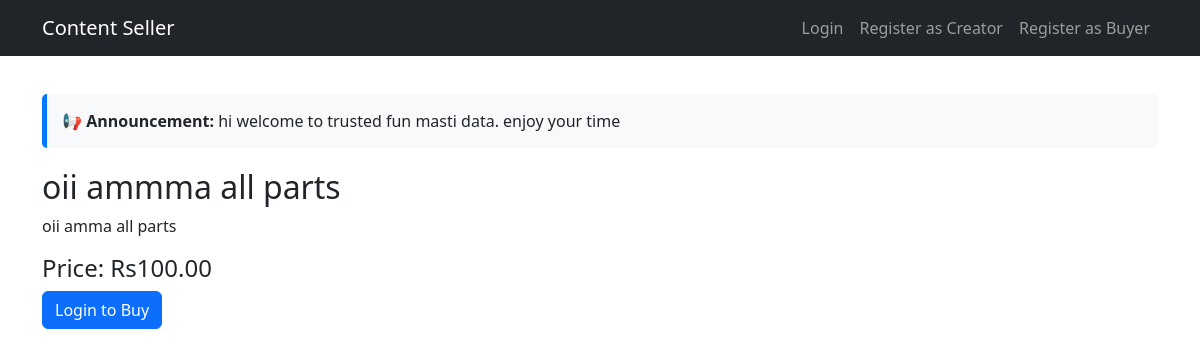
Screenshot of /content/detail/1/ with the database file from the repository.
### content/models.py (models this page shows, shortened)
class SiteMessage(models.Model):
    message = models.TextField()
    is_active = models.BooleanField(default=True)
    updated_at = models.DateTimeField(auto_now=True)
    class Meta:
        verbose_name = "Admin Message"
        verbose_name_plural = "Admin Messages"

class Content(models.Model):
    CONTENT_TYPES = (
        ('link', 'Link'),
        ('video', 'Video'),
    )
    zip_file = models.FileField(upload_to='content_zips/', blank=True, null=True, help_text="Upload a ZIP file containing all videos")
    creator = models.ForeignKey(settings.AUTH_USER_MODEL, on_delete=models.CASCADE, limit_choices_to={'role': 'creator'})
    title = models.CharField(max_length=200)
    description = models.TextField()
    content_type = models.CharField(max_length=10, choices=CONTENT_TYPES)
    link_url = models.URLField(blank=True, null=True)
    video_file = models.FileField(upload_to='videos/', blank=True, null=True)
    price = models.DecimalField(max_digits=10, decimal_places=2)
    is_active = models.BooleanField(default=True)
    is_approved = models.BooleanField(default=False, help_text="Admin approval required before buyers can see")
    created_at = models.DateTimeField(auto_now_add=True)
    updated_at = models.DateTimeField(auto_now=True)

### content/views.py (the view)
# urls.py: path('detail/<int:content_id>/', views.content_detail, name='content_detail'),
def content_detail(request, content_id):
    content = get_object_or_404(Content, id=content_id, is_active=True)
    return render(request, 'content/content_detail.html', {'content': content})

### content/context_processors.py (called while the page is built)
def admin_message(request):
    msg = SiteMessage.objects.filter(is_active=True).first()
    return {'admin_message': msg.message if msg else None}

### templates/content/content_detail.html (shortened to what this page needs)
{% extends "base.html" %}
{% block content %}
<div class="row">
    <div class="col-md-8">
        <h2>{{ content.title }}</h2>
        <p>{{ content.description }}</p>
        <p class="h4">Price: Rs{{ content.price }}</p>
        {% if user.is_authenticated and user.role == 'buyer' %}
            <a href="{% url 'buy_content' content.id %}" class="btn btn-success btn-lg">Buy Now</a>
        {% elif not user.is_authenticated %}
            <a href="{% url 'login' %}" class="btn btn-primary">Login to Buy</a>
        {% endif %}
    </div>
</div>
{% endblock %}

### templates/base.html (shortened to what this page needs)
{% load static %}
<!DOCTYPE html>
<html lang="en">
<head>
    <link href="https://cdn.jsdelivr.net/npm/bootstrap@5.3.2/dist/css/bootstrap.min.css" rel="stylesheet">
</head>
<body>
    <nav class="navbar navbar-expand-lg navbar-dark bg-dark fixed-top">
        <div class="container">
            <a class="navbar-brand" href="{% url 'home' %}">Content Seller</a>
            <div class="collapse navbar-collapse">
                <ul class="navbar-nav ms-auto">
                    {% if user.is_authenticated %}
                        <li class="nav-item"><span class="nav-link">Welcome, {{ user.username }}</span></li>
                        {% if user.role == 'buyer' %}
                            <li class="nav-item"><a class="nav-link" href="{% url 'buyer_dashboard' %}">Dashboard</a></li>
                        {% elif user.role == 'creator' %}
                            <li class="nav-item"><a class="nav-link" href="{% url 'creator_dashboard' %}">Dashboard</a></li>
                        {% endif %}
                        <li class="nav-item">
                            <form method="post" action="{% url 'logout' %}">
                                {% csrf_token %}
                                <button type="submit" class="btn btn-link nav-link">Logout</button>
                            </form>
                        </li>
                    {% else %}
                        <li class="nav-item"><a class="nav-link" href="{% url 'login' %}">Login</a></li>
                        <li class="nav-item"><a class="nav-link" href="{% url 'creator_register' %}">Register as Creator</a></li>
                        <li class="nav-item"><a class="nav-link" href="{% url 'buyer_register' %}">Register as Buyer</a></li>
                    {% endif %}
                </ul>
            </div>
        </div>
    </nav>
    <div class="container mt-4">
        {% if admin_message %}
            <div class="message-banner">
                <strong>📢 Announcement:</strong> {{ admin_message }}
            </div>
        {% endif %}
        {% block content %}{% endblock %}
    </div>
</body>
</html>

### templates/base.html (style rules this page uses)
body { padding-top: 70px; }
.message-banner { background-color: #f8f9fa; border-left: 5px solid #007bff; padding: 15px; margin-bottom: 20px; border-radius: 5px; }

### rows the page displays
SiteMessage: message "hi welcome to trusted fun masti data. enjoy your time"
Content: title "oii ammma all parts", description "oii amma all parts", price "100.00"
